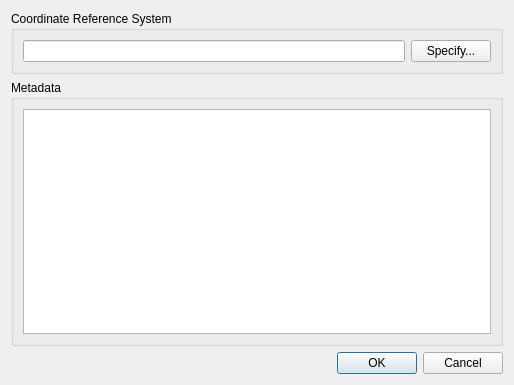
<?xml version="1.0" encoding="UTF-8"?>
<ui version="4.0">
 <class>CrayfishPluginLayerPropsDialog</class>
 <widget class="QDialog" name="CrayfishPluginLayerPropsDialog">
  <property name="geometry">
   <rect>
    <x>0</x>
    <y>0</y>
    <width>514</width>
    <height>385</height>
   </rect>
  </property>
  <property name="windowTitle">
   <string>Dialog</string>
  </property>
  <layout class="QVBoxLayout" name="verticalLayout_2">
   <item>
    <widget class="QGroupBox" name="groupBox">
     <property name="title">
      <string>Coordinate Reference System</string>
     </property>
     <layout class="QHBoxLayout" name="horizontalLayout">
      <item>
       <widget class="QLineEdit" name="editCRS">
        <property name="readOnly">
         <bool>true</bool>
        </property>
       </widget>
      </item>
      <item>
       <widget class="QPushButton" name="btnSpecifyCRS">
        <property name="text">
         <string>Specify...</string>
        </property>
       </widget>
      </item>
     </layout>
    </widget>
   </item>
   <item>
    <widget class="QGroupBox" name="groupBox_2">
     <property name="title">
      <string>Metadata</string>
     </property>
     <layout class="QVBoxLayout" name="verticalLayout">
      <item>
       <widget class="QTextEdit" name="editMetadata"/>
      </item>
     </layout>
    </widget>
   </item>
   <item>
    <widget class="QDialogButtonBox" name="buttonBox">
     <property name="orientation">
      <enum>Qt::Horizontal</enum>
     </property>
     <property name="standardButtons">
      <set>QDialogButtonBox::Cancel|QDialogButtonBox::Ok</set>
     </property>
    </widget>
   </item>
  </layout>
 </widget>
 <tabstops>
  <tabstop>editCRS</tabstop>
  <tabstop>btnSpecifyCRS</tabstop>
  <tabstop>editMetadata</tabstop>
  <tabstop>buttonBox</tabstop>
 </tabstops>
 <resources/>
 <connections>
  <connection>
   <sender>buttonBox</sender>
   <signal>rejected()</signal>
   <receiver>CrayfishPluginLayerPropsDialog</receiver>
   <slot>reject()</slot>
   <hints>
    <hint type="sourcelabel">
     <x>320</x>
     <y>380</y>
    </hint>
    <hint type="destinationlabel">
     <x>286</x>
     <y>274</y>
    </hint>
   </hints>
  </connection>
 </connections>
</ui>
